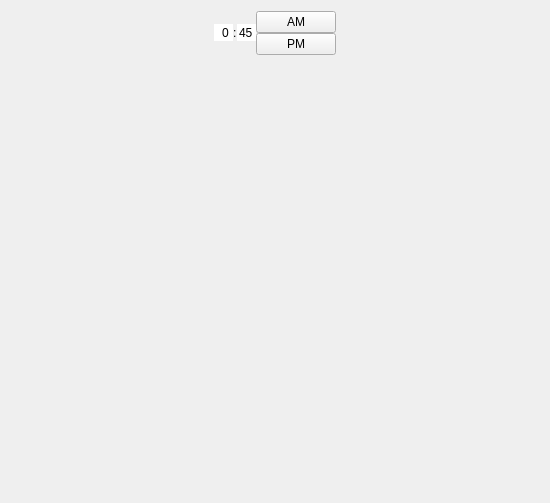
<?xml version="1.0" encoding="UTF-8"?>
<ui version="4.0">
 <class>WidgetsTimeWidget</class>
 <widget class="QFrame" name="WidgetsTimeWidget">
  <property name="geometry">
   <rect>
    <x>0</x>
    <y>0</y>
    <width>550</width>
    <height>503</height>
   </rect>
  </property>
  <property name="windowTitle">
   <string>Form</string>
  </property>
  <property name="styleSheet">
   <string notr="true"/>
  </property>
  <layout class="QVBoxLayout" name="verticalLayout_3">
   <item>
    <layout class="QHBoxLayout" name="horizontalLayout">
     <property name="spacing">
      <number>0</number>
     </property>
     <item>
      <spacer name="horizontalSpacer">
       <property name="orientation">
        <enum>Qt::Horizontal</enum>
       </property>
       <property name="sizeHint" stdset="0">
        <size>
         <width>40</width>
         <height>20</height>
        </size>
       </property>
      </spacer>
     </item>
     <item>
      <widget class="WidgetsSpinBoxWithCustomDisplay" name="spHours">
       <property name="sizePolicy">
        <sizepolicy hsizetype="Minimum" vsizetype="Fixed">
         <horstretch>0</horstretch>
         <verstretch>0</verstretch>
        </sizepolicy>
       </property>
       <property name="frame">
        <bool>false</bool>
       </property>
       <property name="alignment">
        <set>Qt::AlignRight|Qt::AlignTrailing|Qt::AlignVCenter</set>
       </property>
       <property name="buttonSymbols">
        <enum>QAbstractSpinBox::NoButtons</enum>
       </property>
       <property name="accelerated">
        <bool>false</bool>
       </property>
       <property name="correctionMode">
        <enum>QAbstractSpinBox::CorrectToPreviousValue</enum>
       </property>
       <property name="showGroupSeparator" stdset="0">
        <bool>false</bool>
       </property>
       <property name="maximum">
        <number>12</number>
       </property>
       <property name="stepType">
        <enum>QAbstractSpinBox::DefaultStepType</enum>
       </property>
       <property name="value">
        <number>0</number>
       </property>
       <property name="displayIntegerBase">
        <number>10</number>
       </property>
      </widget>
     </item>
     <item>
      <widget class="QLabel" name="label">
       <property name="sizePolicy">
        <sizepolicy hsizetype="Maximum" vsizetype="Fixed">
         <horstretch>0</horstretch>
         <verstretch>0</verstretch>
        </sizepolicy>
       </property>
       <property name="text">
        <string>:</string>
       </property>
       <property name="alignment">
        <set>Qt::AlignBottom|Qt::AlignLeading|Qt::AlignLeft</set>
       </property>
      </widget>
     </item>
     <item>
      <widget class="WidgetsSpinBoxWithCustomDisplay" name="spMinutes">
       <property name="sizePolicy">
        <sizepolicy hsizetype="Minimum" vsizetype="Fixed">
         <horstretch>0</horstretch>
         <verstretch>0</verstretch>
        </sizepolicy>
       </property>
       <property name="frame">
        <bool>false</bool>
       </property>
       <property name="alignment">
        <set>Qt::AlignLeading|Qt::AlignLeft|Qt::AlignVCenter</set>
       </property>
       <property name="buttonSymbols">
        <enum>QAbstractSpinBox::NoButtons</enum>
       </property>
       <property name="correctionMode">
        <enum>QAbstractSpinBox::CorrectToPreviousValue</enum>
       </property>
       <property name="suffix">
        <string/>
       </property>
       <property name="prefix">
        <string/>
       </property>
       <property name="maximum">
        <number>60</number>
       </property>
       <property name="value">
        <number>45</number>
       </property>
       <property name="displayIntegerBase">
        <number>10</number>
       </property>
      </widget>
     </item>
     <item>
      <layout class="QVBoxLayout" name="verticalLayout">
       <property name="spacing">
        <number>0</number>
       </property>
       <item>
        <widget class="QPushButton" name="btnAM">
         <property name="font">
          <font>
           <weight>50</weight>
           <italic>false</italic>
           <bold>false</bold>
          </font>
         </property>
         <property name="text">
          <string>AM</string>
         </property>
         <property name="checkable">
          <bool>false</bool>
         </property>
         <property name="checked">
          <bool>false</bool>
         </property>
        </widget>
       </item>
       <item>
        <widget class="QPushButton" name="btnPM">
         <property name="text">
          <string>PM</string>
         </property>
        </widget>
       </item>
      </layout>
     </item>
     <item>
      <spacer name="horizontalSpacer_2">
       <property name="orientation">
        <enum>Qt::Horizontal</enum>
       </property>
       <property name="sizeHint" stdset="0">
        <size>
         <width>40</width>
         <height>20</height>
        </size>
       </property>
      </spacer>
     </item>
    </layout>
   </item>
   <item>
    <widget class="WidgetsTimePicker" name="timePicker" native="true"/>
   </item>
  </layout>
 </widget>
 <customwidgets>
  <customwidget>
   <class>WidgetsTimePicker</class>
   <extends>QWidget</extends>
   <header>widgetstimepicker.h</header>
  </customwidget>
  <customwidget>
   <class>WidgetsSpinBoxWithCustomDisplay</class>
   <extends>QSpinBox</extends>
   <header>WidgetsModule/Widgets/widgetsspinboxwithcustomdisplay.h</header>
  </customwidget>
 </customwidgets>
 <resources/>
 <connections/>
</ui>
